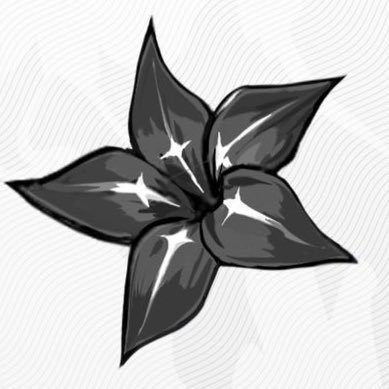
#> input picture lab_2/Blake_bloom.jpg, 389 x 389 px, found by its file name
$ python lab_2.py
#> lines starting #> are read from the running program, lines starting #| are printed output that depends on the picture
import cv2
import numpy as np

def calculate_entropy(image):
    # Обчислюємо гістограму (256 рівнів для 8-бітного зображення)
    hist = cv2.calcHist([image], [0], None, [256], [0, 256]).ravel()
    prob = hist / hist.sum()
    prob = prob[prob > 0]
    entropy = -np.sum(prob * np.log2(prob))
    return entropy

def quantize_image(image, levels):
    # Рівномірне квантування: приводимо до діапазону [0, levels-1],
    # округлюємо і повертаємо назад у [0, 255]
    factor = 255.0 / (levels - 1)
    quantized = np.round(image / 255.0 * (levels - 1)) * factor
    return quantized.astype(np.uint8)

def calculate_relative_entropy(img_p, img_q):
    # Для відносної ентропії важливо порівнювати розподіли інтенсивностей
    hist_p = cv2.calcHist([img_p], [0], None, [256], [0, 256]).ravel()
    hist_q = cv2.calcHist([img_q], [0], None, [256], [0, 256]).ravel()

    p = hist_p / hist_p.sum()
    q = hist_q / hist_q.sum()

    epsilon = np.finfo(float).eps
    # Замінюємо 0 на epsilon, щоб уникнути ділення на 0 та log(0)
    p_safe = np.where(p == 0, epsilon, p)
    q_safe = np.where(q == 0, epsilon, q)

    kl_div = np.sum(p * np.log2(p_safe / q_safe))
    return kl_div

if __name__ == "__main__":
    file_name = 'lab_2\Blake_bloom.jpg'
    img_orig = cv2.imread(file_name, cv2.IMREAD_GRAYSCALE)
#> img_orig: shape (389, 389); min 0, max 255, mean 191.2

    if img_orig is None:
        print(f"Помилка: файл {file_name} не знайдено.")
        exit()

    # 1 & 2. Оригінал та його ентропія
    print(f"1. Ентропія оригіналу: {calculate_entropy(img_orig):.4f} біт/піксель\n")
#> in calculate_entropy, `hist = cv2.calcHist([image], [0], None, [256], [0, 256]).ravel()`: hist = 256 values, max 10048 at index 248, min 12 at index 169, mean 591.1
#> in calculate_entropy, `prob = hist / hist.sum()`: prob = 256 values, max 0.0664 at index 248, min 7.93e-05 at index 169, mean 0.00391
#> in calculate_entropy, `entropy = -np.sum(prob * np.log2(prob))`: entropy = 5.97
#| 1. Ентропія оригіналу: 5.9708 біт/піксель

    # 3. Дискретизація
    img_d2 = img_orig[::2, ::2]
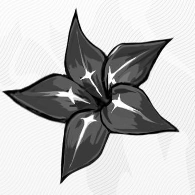
#> img_d2: shape (195, 195); min 0, max 255, mean 191.5
    img_d4 = img_orig[::4, ::4]
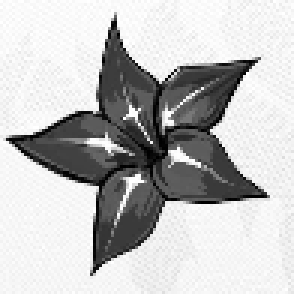
#> img_d4: shape (98, 98) (shown 3 times larger); min 0, max 255, mean 192.1

    # Словник для ітерації по всіх випадках (Пункт 4, 5, 7)
    test_cases = {
        'Оригінальне': img_orig,
        'Дискретизація (крок 2)': img_d2,
        'Дискретизація (крок 4)': img_d4
    }

    quant_levels = [8, 16, 64]

    print("--- Результати для всіх комбінацій (Пункт 4, 5, 7) ---")
    for name, current_img in test_cases.items():
        print(f"\n>>> Обробка: {name} (Розмір: {current_img.shape})")

        # Ентропія до квантування
        ent_before = calculate_entropy(current_img)
        print(f"    Базова ентропія: {ent_before:.4f}")

        for L in quant_levels:
            # 4. Рівномірне квантування
            img_q = quantize_image(current_img, L)

            # 5. Ентропія після квантування
            ent_after = calculate_entropy(img_q)

            # 7. Відносна ентропія порівняно з неквантованим варіантом
            rel_ent = calculate_relative_entropy(current_img, img_q)

            print(f"    Рівнів: {L:2d} | Ентропія: {ent_after:.4f} | Відносна: {rel_ent:.4f}")
#> this loop made 3 passes
#> (name, ent_before) on passes 1 to 3: ('Оригінальне', 5.97), ('Дискретизація (крок 2)', 5.96), ('Дискретизація (крок 4)', 6)
#> (printed output is left out)

    # 6. Відновлення методом найближчого сусіда
    h, w = img_orig.shape
#> h = 389; w = 389
    img_d2_restored = cv2.resize(img_d2, (w, h), interpolation=cv2.INTER_NEAREST)
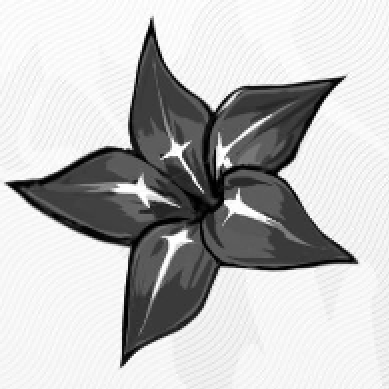
#> img_d2_restored: shape (389, 389); min 0, max 255, mean 191.2
    img_d4_restored = cv2.resize(img_d4, (w, h), interpolation=cv2.INTER_NEAREST)
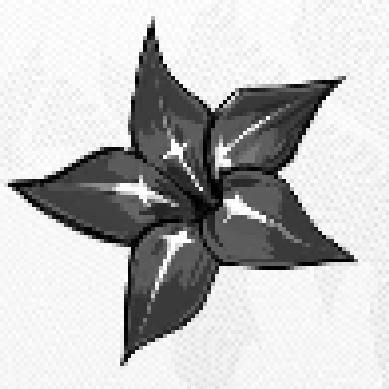
#> img_d4_restored: shape (389, 389); min 0, max 255, mean 192.3

    # Збереження результатів для перевірки
    cv2.imwrite('restored_step2.png', img_d2_restored)
    cv2.imwrite('restored_step4.png', img_d4_restored)

    print("\n6. Зображення відновлено та збережено ('restored_step2.png', 'restored_step4.png').")
    print("Програма завершена успішно.")
